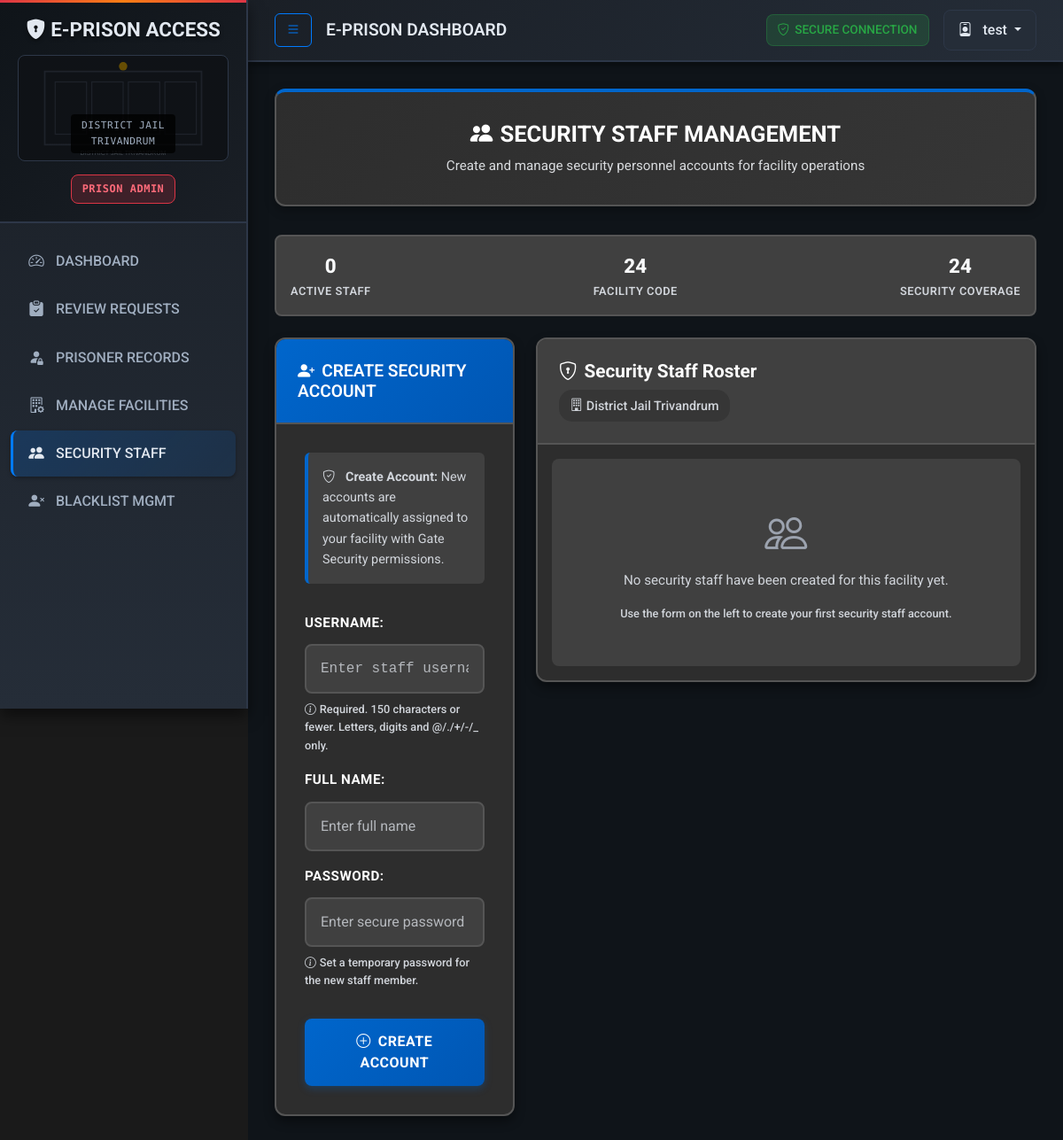
The app's page /accounts/staff/manage/ (signed in), older data.
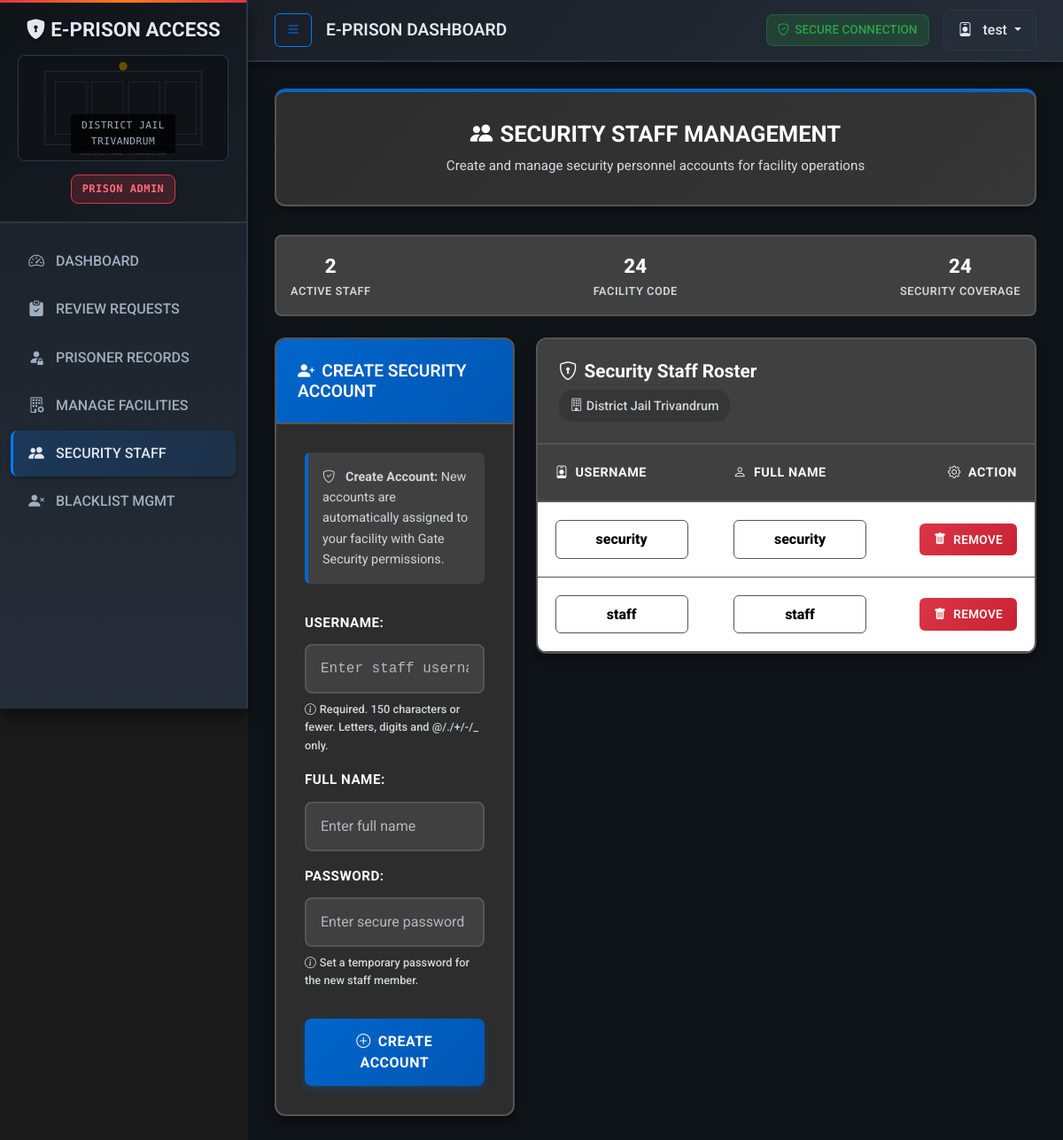
The same page, newer data.
### accounts/models.py (models this page shows, shortened)
class User(AbstractUser):
    ROLE_CHOICES = [
        ("family", "Family Visitor"),
        ("visitor", "Other Visitor"),
        ("security", "Gate Security"),
        ("admin", "Prison Admin"),
    ]
    role = models.CharField(max_length=20, choices=ROLE_CHOICES, default="visitor")
    profile_photo = models.ImageField(upload_to="profile_photos/", blank=True, null=True)
    is_family_member = models.BooleanField(default=False)
    jail = models.ForeignKey(Jail, on_delete=models.SET_NULL, null=True, blank=True)
    full_name = models.CharField(max_length=100, blank=True, null=True)
    address = models.TextField(blank=True, null=True)
    id_proof = models.ImageField(upload_to="id_proofs/", blank=True, null=True)  # Keep for backward compatibility
    aadhar_number = models.CharField(
        max_length=12,
        unique=True,
        blank=True,
        null=True,
        help_text="12-digit Aadhar number (only accepted ID proof)",
        verbose_name="Aadhar Card Number"
    )
    phone_number = models.CharField(
        max_length=15,
        blank=True,
        null=True,
        help_text="10-digit Indian mobile number"
    )

### accounts/decorators.py (the view)
    def wrap(request, *args, **kwargs):
        if request.user.is_authenticated and request.user.role == 'admin':
            return function(request, *args, **kwargs)
        else:
            messages.error(request, "You do not have permission to access this page.")
            return redirect('staff_login')

### accounts/forms.py (shortened to what this page needs)
class StaffCreationForm(forms.ModelForm):
    password = forms.CharField(
        widget=forms.PasswordInput(attrs={'class': 'form-control'}),
        help_text="Set a temporary password for the new staff member.",
        min_length=8
    )
    class Meta:
        model = User
        fields = ['username', 'full_name', 'password']
    def __init__(self, *args, **kwargs):
        super().__init__(*args, **kwargs)
        for field_name, field in self.fields.items():
            field.widget.attrs.update({'class': 'form-control'})
        self.fields['username'].widget.attrs.update({'placeholder': 'Enter username'})
        self.fields['full_name'].widget.attrs.update({'placeholder': 'Enter full name'})
        self.fields['password'].widget.attrs.update({'placeholder': 'Enter temporary password'})

### accounts/templates/accounts/manage_security_staff.html (shortened to what the changed rows need)
{% extends "base.html" %}
{% block content %}
<div class="page-header">
    <div class="text-center">
        <h2><i class="bi bi-people-fill me-2"></i>SECURITY STAFF MANAGEMENT</h2>
    </div>
</div>
<div class="stats-bar">
    <div class="stat-item">
        <span class="stat-number">{{ security_staff|length }}</span>
        <div class="stat-label">Active Staff</div>
    </div>
</div>
<div class="row g-4">
    <div class="col-lg-4">
        <div class="card create-form-card fade-in">
            <div class="card-body">
                <form method="post" novalidate>
                    {% for field in form %}
                        <div class="mb-3">
                            {{ field.label_tag }}
                            {% if field.name == 'username' %}
                                <input type="text"
                                       name="{{ field.name }}"
                                       class="form-control"
                                       id="{{ field.id_for_label }}"
                                       placeholder="Enter staff username"
                                       style="font-family: 'Courier New', monospace;"
                                       required>
                            {% elif field.name == 'full_name' %}
                                <input type="text"
                                       name="{{ field.name }}"
                                       class="form-control"
                                       id="{{ field.id_for_label }}"
                                       placeholder="Enter full name"
                                       required>
                            {% elif field.name == 'password' %}
                                <input type="password"
                                       name="{{ field.name }}"
                                       class="form-control"
                                       id="{{ field.id_for_label }}"
                                       placeholder="Enter secure password"
                                       required>
                            {% else %}
                                {{ field }}
                            {% endif %}
                            {% if field.help_text %}
                                <small class="form-text text-muted">
                                    <i class="bi bi-info-circle me-1"></i>{{ field.help_text }}
                                </small>
                            {% endif %}
                        </div>
                    {% endfor %}
                </form>
            </div>
        </div>
    </div>
    <div class="col-lg-8">
        <div class="card staff-list-card fade-in">
            <div class="card-body">
                {% if security_staff %}
                <div class="table-responsive">
                    <table class="table table-hover align-middle">
                        <thead>
                            <tr>
                                <th><i class="bi bi-person-badge me-2"></i>Username</th>
                                <th><i class="bi bi-person me-2"></i>Full Name</th>
                                <th class="text-end"><i class="bi bi-gear me-2"></i>Action</th>
                            </tr>
                        </thead>
                        <tbody>
                            {% for staff in security_staff %}
                            <tr data-staff-id="{{ staff.pk }}">
                                <td>
                                    <div class="staff-username" style="color: #000000 !important; background: #ffffff !important;">
                                        {{ staff.username }}
                                    </div>
                                </td>
                                <td>
                                    <div class="staff-fullname" style="color: #000000 !important; background: #ffffff !important;">
                                        {{ staff.full_name }}
                                    </div>
                                </td>
                                <td class="text-end">
                                    <a href="{% url 'delete_security_staff' staff.pk %}"
                                       class="btn btn-delete"
                                       onclick="return confirm('Are you sure you want to delete staff member {{ staff.username }}? This action cannot be undone.')">
                                        <i class="bi bi-trash-fill"></i>Remove
                                    </a>
                                </td>
                            </tr>
                            {% endfor %}
                        </tbody>
                    </table>
                </div>
                {% else %}
                <div class="empty-state">
                    <i class="bi bi-people"></i>
                    <p>No security staff have been created for this facility yet.</p>
                    <small class="text-muted">Use the form on the left to create your first security staff account.</small>
                </div>
                {% endif %}
            </div>
        </div>
    </div>
</div>
{% endblock %}

Row changes from the older to the newer data that the page shows:
added User: username "security", full_name "security"
added User: username "staff", full_name "staff"
Text that changed along with them:
{{ security_staff|length }}: "0" → "2"
text no longer shown: "No security staff have been created for this facility yet. Use the form on the left to create your first security staff account."
text now shown: "USERNAME FULL NAME ACTION"
